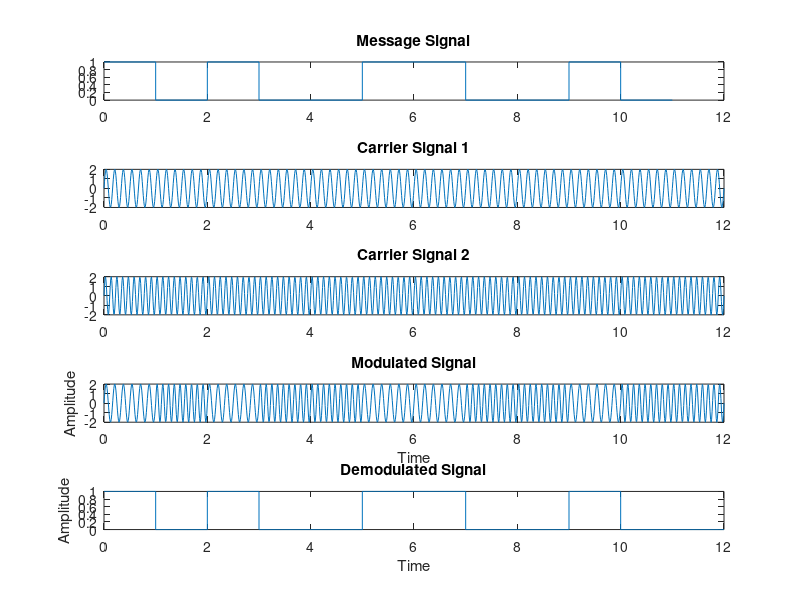

Write the MATLAB code that produced this figure.
clc
close all

a=2;
f1=6;
f2=9;

m = [1 0 1 0 0 1 1 0 0 1 0 0];
t = 0:0.01:length(m);
t2=0:length(m)-1;

subplot(511);
stairs(t2,m)
title('Message Signal')

y1= a*sin(2*pi*f1*t);
y2= a*sin(2*pi*f2*t);
subplot(512)
plot(t,y1)
title('Carrier Signal 1')

subplot(513)
plot(t,y2)
title('Carrier Signal 2')

for i=1:length(m)
    for j=(i-1)*100:i*100
        if m(i) == 1
            s(j+1) = y1(j+1);
        else
            s(j+1) = y2(j+1);
        end
    end
end

subplot(514)
plot(t,s);
title('Modulated Signal');
xlabel('Time');
ylabel('Amplitude');

for i=1:length(m)
   for j=(i-1)*100:i*100
        if(s(j+1)==y1(j+1))
            x(j+1)=1;
        else
            x(j+1)=0;
        end
    end
end
disp(x);

subplot(515)
stairs(t,x);
title('Demodulated Signal');
xlabel('Time');
ylabel('Amplitude');
